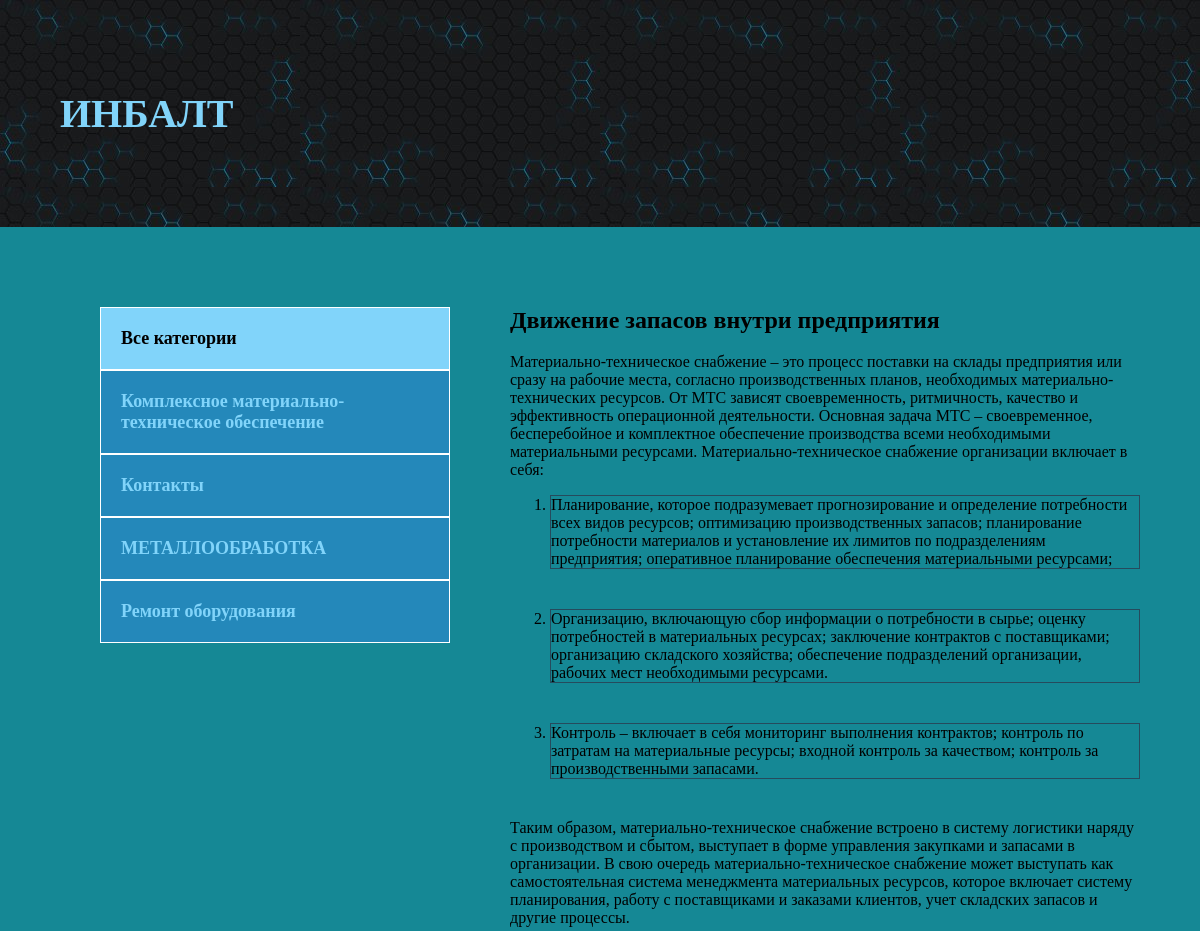
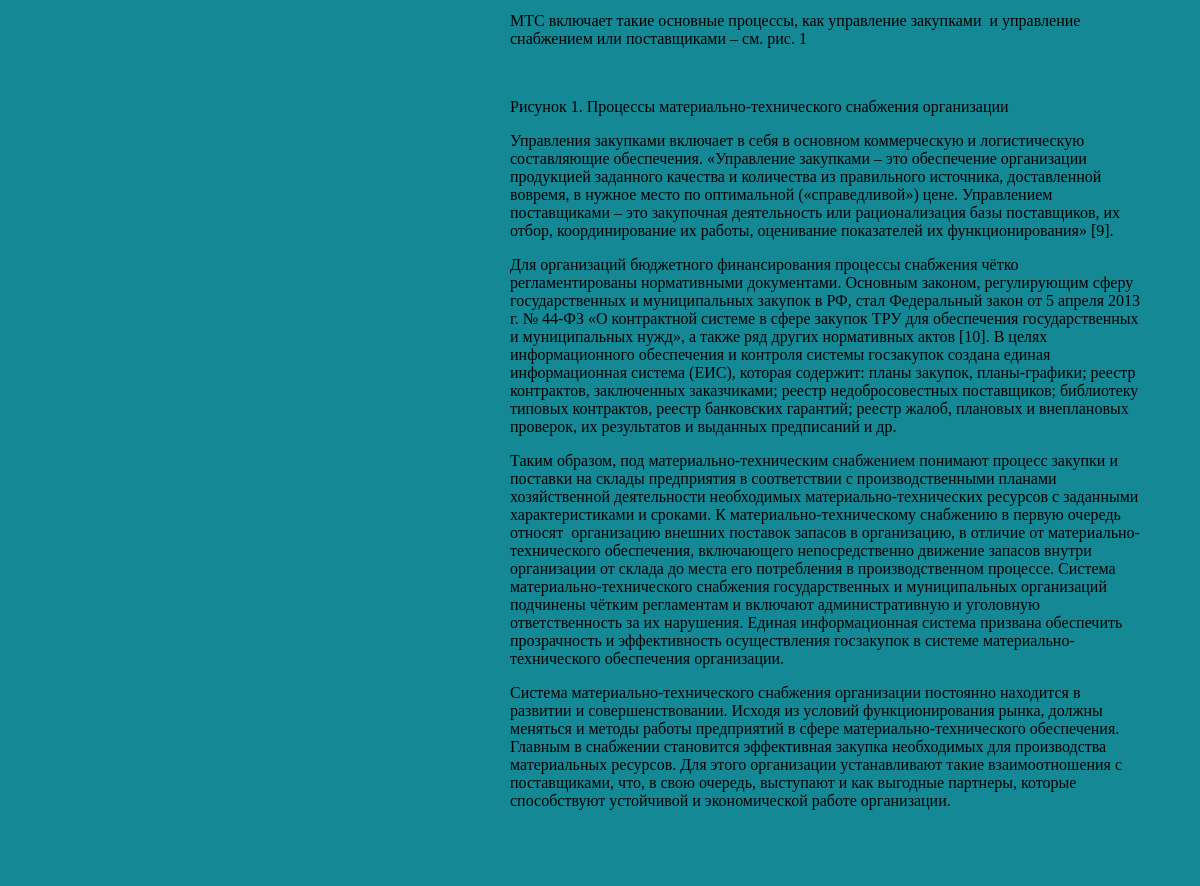
The app's page /post/Inventory-movement-within-the-enterprise/ with its own data (2 pictures, top to bottom).
### blog/models.py (models this page shows, shortened)
class Category(models.Model):
    name = models.CharField(max_length=255, verbose_name='Категория')
    slug = models.SlugField(max_length=255, unique=True, verbose_name='URL')
    def get_absolute_url(self):
        return reverse('category', kwargs={'cat_slug': self.slug})
    class Meta:
        verbose_name = "Категорию"
        verbose_name_plural = "Категории"

class Blog(models.Model):
    title = models.CharField(max_length=255, verbose_name='Название')
    slug = models.SlugField(max_length=255, unique=True, verbose_name='URL')
    content = models.TextField(blank=True, verbose_name='Контент')
    photo = models.ImageField(upload_to="photos/%Y/%m/%d/", blank=True, verbose_name='Фото')
    time_created = models.DateTimeField(auto_now_add=True, verbose_name='Дата публикации')
    time_update = models.DateTimeField(auto_now=True, verbose_name='Дата обновления')
    is_published = models.BooleanField(default=True, verbose_name='Опубликовано')
    cat = models.ForeignKey('Category', on_delete=models.PROTECT, verbose_name='Категория')
    def __str__(self):
        return self.title
    class Meta:
        verbose_name = "Новость"
        verbose_name_plural = "Новости"
        ordering = ['-time_created']

### blog/views.py (the view)
# urls.py: path('post/<slug:post_slug>/', ShowPost.as_view(), name='post'),
class ShowPost(DataMixin, DetailView):
    model = Blog
    template_name = "blog/post.html"
    slug_url_kwarg = 'post_slug'
    context_object_name = 'post'
    def get_context_data(self, *, object_list=None, **kwargs):
        context = super().get_context_data(**kwargs)
        c_def = self.get_user_context(title=context['post'])
        return dict(list(context.items()) + list(c_def.items()))

### blog/utils.py (called while the page is built)
    def get_user_context(self, **kwargs):
        context = kwargs
        cats = Category.objects.annotate(Count('blog'))
        user_menu = menu.copy()
        if not self.request.user.is_authenticated:
            user_menu.pop(0)
        context['menu'] = user_menu
        context['cats'] = cats
        if 'cat_selected' not in context:
            context['cat_selected'] = 0
        return context

### blog/templates/blog/post.html (shortened to what this page needs)
{% extends 'blog/base.html' %}
{% block content %}
<div class="post">
    <h2>{{ post.title }}</h2>
    {{post.content|safe}}
</div>
{% endblock %}

### blog/templates/blog/base.html (shortened to what this page needs)
<!DOCTYPE html>
{% load blog_tags %}
{% load static %}
<html lang="en">
<head>
    <link rel="stylesheet" href="{% static 'css/style.css' %}">
</head>
<body>
    <div class="header">
        <div class="wrap">
          <ul class="mainmenu">
              <li class="ИНБАЛТ"><a href="{% url 'index' %}"><h1>ИНБАЛТ</h1></a></li>
          </ul>
        </div>
    </div>
    <div class="content">
        <div class="wrap">
          <div class="sidebar">
                <ul>
                    {% if cat_selected == 0 %}
                    <li class="selected">Все категории</li>
                    {% else %}
                    <li><a href="{% url 'index' %}">Все категории</a></li>
                    {% endif %}
                    {% for c in cats %}
                        {% if c.blog__count > 0 %}
                            {% if c.pk == cat_selected %}
                            <li class="selected">{{ c.name }}</li>
                            {% else %}
                            <li><a href="{{ c.get_absolute_url }}">{{ c.name }}</a></li>
                            {% endif %}
                        {% endif %}
                    {% endfor %}
                </ul>
          </div>
          <div class="main">
              {% block content %}
              {% endblock %}
          </div>
        </div>
    </div>
</body>

### blog/static/css/style.css (style rules this page uses)
body { margin: 0; padding: 0; background: url(static/blog/Phon.jpg); background-attachment: fixed; font-family: Times New Roman, Geneva, Tahoma, sans-serif; }
.wrap { max-width: 1400px; margin: 0 auto; text-decoration: #134c69; }
.content .wrap { background: #158895; padding: 60px; box-sizing: border-box; display: flex; }
ul { list-style: none; }
a { color: #81d4fa; text-decoration: none; padding: 20px; }
.header { background: #6b616108; padding: 20px; }
.mainmenu { display: flex; align-items: center; font-size: 20px; font-weight: bold; justify-content: space-between; }
.sidebar ul { width: 350px; margin-right: 60px; margin-top: 20px; }
.sidebar a { padding: 20px; display: block; border: 1px solid #FFF; background: #2488ba; font-weight: bold; font-size: 18px; }
.selected { font-size: 18px; padding: 20px; border: 1px solid #FFF; font-weight: bold; background: #81d4fa; }
.main li { border: 1px solid #264b5d; margin-bottom: 40px; }
.post { font-size: 16px; }

### blog/templates/blog/base.html (style rules this page uses)
body { background:url(static/blog/Phon.jpg) }

### records on screen
Category: name "Комплексное материально-техническое обеспечение"
Category: name "Контакты"
Category: name "МЕТАЛЛООБРАБОТКА"
Category: name "Ремонт оборудования"
Blog: title "Движение запасов внутри предприятия", content "Материально-техническое снабжение – это процесс поставки на склады предприятия или сразу на рабочие места, согласно производственных планов, необходимых материально-технических ресурсов. От МТС зависят своевременность, ритмичность, качество и эффективность операционной деятельности. Основная задача МТС – своевременное, бесперебойное и комплектное обеспечение производства всеми необходимыми материальными ресурсами. Материально-техническое снабжение организации включает в себя: Планирование, которое подразумевает прогнозирование и определение потребности всех видов ресурсов; оптимизацию производственных запасов; планирование потребности материалов и установление их лимитов по подразделениям…"
